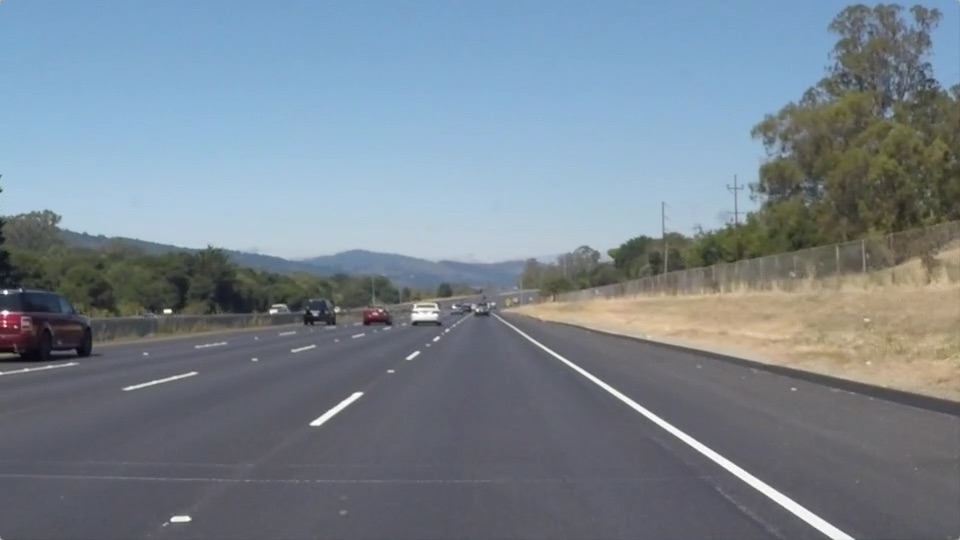
#> input picture CarND-Advanced-Line-Finding/test_images/solidWhiteRight.jpg, 960 x 540 px; its folder holds only this picture in this run
$ python cameraPerspective.py   (older library calls are emulated)
#> lines starting #> are read from the running program, lines starting #| are printed output that depends on the picture
### CarND-Advanced-Line-Finding/calibration.py
import os
import pickle
import cv2
import numpy as np
import scipy.misc

import matplotlib.pyplot as plt
import matplotlib.image as mpimg
from tqdm import tqdm

#find 3D object points in an image and transform them to 2D image points.
# [79 lines left out: functions getChessPoints, calibrateCamera, showCalibrateImage, not called in this run]

def getCalibration():
  with open(CALIBRATION_PATH, "rb") as f:
#> (reads CarND-Advanced-Line-Finding/calibration.p from the repository)
    calibration = pickle.load(f)
  mtx = calibration["mtx"]
  dist = calibration["dist"]
  image_shape = calibration["shape"]
  return (mtx,dist,image_shape)

CALIBRATION_PATH = "./calibration.p"

# [26 lines that do not run on import are left out]

### CarND-Advanced-Line-Finding/cameraPerspective.py
import os
import pickle
import cv2
import numpy as np
import scipy.misc

import matplotlib.pyplot as plt
import matplotlib.image as mpimg
import calibration as cb

#applies a perspective transformation to an image
def transformPerspective(image,M):
  warped = cv2.warpPerspective(image, M, (image.shape[1],image.shape[0]), flags=cv2.INTER_LINEAR)
  return warped

#Calculates a perspective transform from four pairs of the corresponding points in both directions
def calcCameraPerspective(image,src,dst):
  M = cv2.getPerspectiveTransform(src, dst)
  Minv = cv2.getPerspectiveTransform(dst, src)

  return M,Minv

#displays the orginal and the transform image
def showPerspectiveTransformation(image,warped,SRC,DST,path_to_image):
  f, (ax1, ax2) = plt.subplots(1, 2, figsize=(24, 9))
  f.tight_layout()

  cv2.line(image, (SRC[0][0],SRC[0][1]), (SRC[1][0],SRC[1][1]), [255,0,0], 5)
  cv2.line(image, (SRC[2][0],SRC[2][1]), (SRC[3][0],SRC[3][1]), [255,0,0], 5)

  cv2.line(warped, (DST[0][0],DST[0][1]), (DST[1][0],DST[1][1]), [0,255,0], 5)
  cv2.line(warped, (DST[2][0],DST[2][1]), (DST[3][0],DST[3][1]), [0,255,0], 5)

  ax1.imshow(image)
  ax1.set_title('Test Image to gain Perspective', fontsize=50)

  ax2.set_title('Transformed Image', fontsize=50)
  ax2.imshow(warped)

  plt.subplots_adjust(left=0., right=1, top=0.9, bottom=0.)
  plt.show()
  f.savefig(path_to_image)

def getPerspective():
  with open(PERSPECTIVE_PATH, "rb") as f:
    perspective = pickle.load(f)

  M = perspective["M"]
  Minv = perspective["Minv"]
  image_shape = perspective["shape"]
  return (M,Minv,image_shape)


OFFSET = 150
SRC = np.float32([[ 235,692],[ 584,448],[ 702,448],[ 1080,692]])
DST = np.float32([[ 235+OFFSET,720],[ 235+OFFSET,0],[ 1080-OFFSET,0],[ 1080-OFFSET,720]])

INPUT_DIR = "test_images"
OUTPUT_DIR = "output_images"
IMAGE_NAME = "solidWhiteRight"
CALIBRATION_PATH = "./calibration.p"
PERSPECTIVE_PATH = "./perspective.p"

if __name__ == '__main__':
  #load calibration
  (mtx,dist,image_shape) = cb.getCalibration()

  #load test image
  path_to_image = os.path.join(INPUT_DIR,"{0}.jpg".format(IMAGE_NAME))
  image = mpimg.imread(path_to_image)
#> image is the input picture: shape (540, 960, 3); mean R, G, B 120.3, 132.6, 143.7

  #resize test image
  image = cv2.resize(image,(image_shape[1],image_shape[0]), interpolation = cv2.INTER_CUBIC)
#> image: shape (720, 1280, 3)
  path_to_image = os.path.join(OUTPUT_DIR,"{0}_{1}_{2}.jpg".format(IMAGE_NAME,image_shape[1],image_shape[0]))
  scipy.misc.imsave(path_to_image, image)

  #undistort
  image = cv2.undistort(image, mtx, dist, None, mtx)
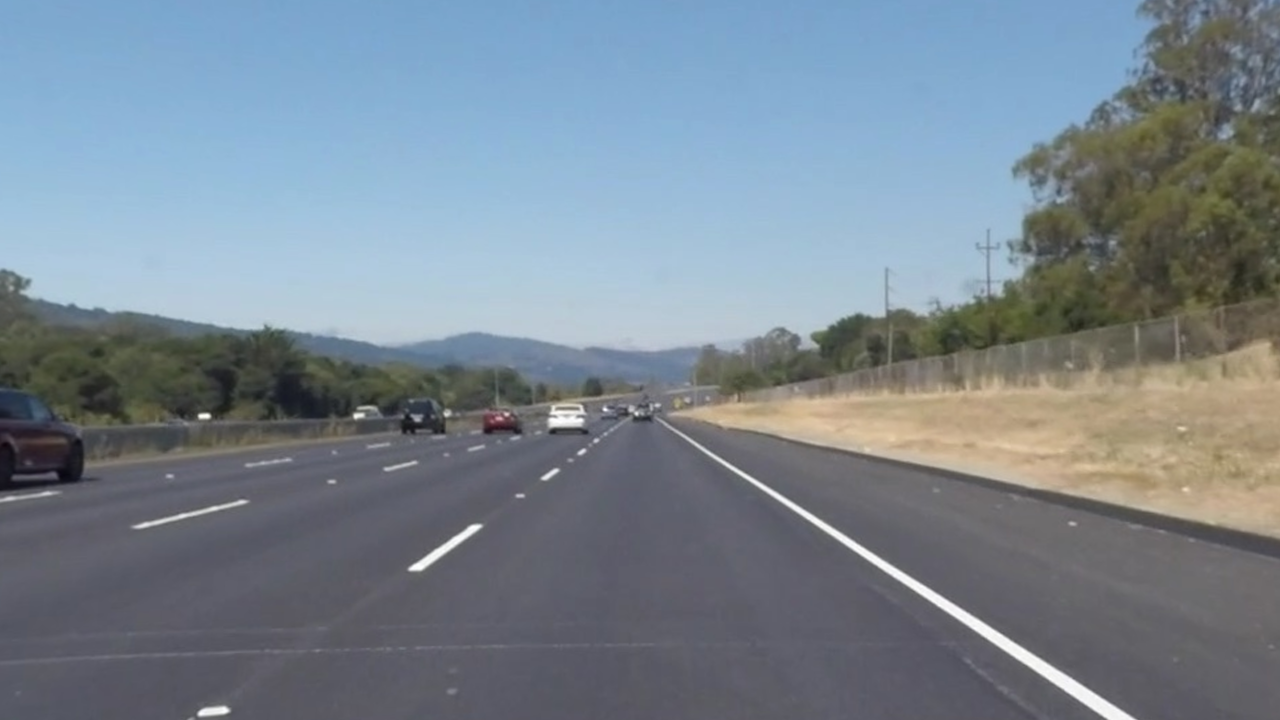
#> image: shape (720, 1280, 3); mean R, G, B 121.1, 133.3, 144
  path_to_image = os.path.join(OUTPUT_DIR,"{0}_{1}_{2}_undist.jpg".format(IMAGE_NAME,image_shape[1],image_shape[0]))
  scipy.misc.imsave(path_to_image, image)

  #calculate cameraPerpective
  M,Minv = calcCameraPerspective(image,SRC,DST)
#> M = [[-0.448, -1.58, 933.6], [-1.47e-15, -2.05, 918], [-2.27e-18, -0.00245, 1]]; Minv = [[0.217, -0.766, 500.6], [0, -0.488, 448], [0, -0.00119, 1]]
  print(M)
#| [[-4.47888880e-01 -1.58334007e+00  9.33568426e+02]
#|  [-1.47371827e-15 -2.04914720e+00  9.18017945e+02]
#|  [-2.27074716e-18 -2.44860292e-03  1.00000000e+00]]

  perspective = {'M': M,
               'Minv': Minv,
               'shape':image_shape}
#> perspective = {'M': [[-0.448, -1.58, 933.6], [-1.47e-15, -2.05, 918], [-2.27e-18, -0.00245, 1]], 'Minv': [[0.217, -0.766, 500.6], [0, -0.488, 448], [0, -0.00119, 1]], 'shape': (720, 1280)}

  #save the perspective in a pickle file
  with open(PERSPECTIVE_PATH, 'wb') as f:
    pickle.dump(perspective, file=f)

  #applies the perspective transformation to an image
  warped = transformPerspective(image,M)
#> in transformPerspective, `warped = cv2.warpPerspective(image, M, (image.shape[1],image.shape[0])..`:
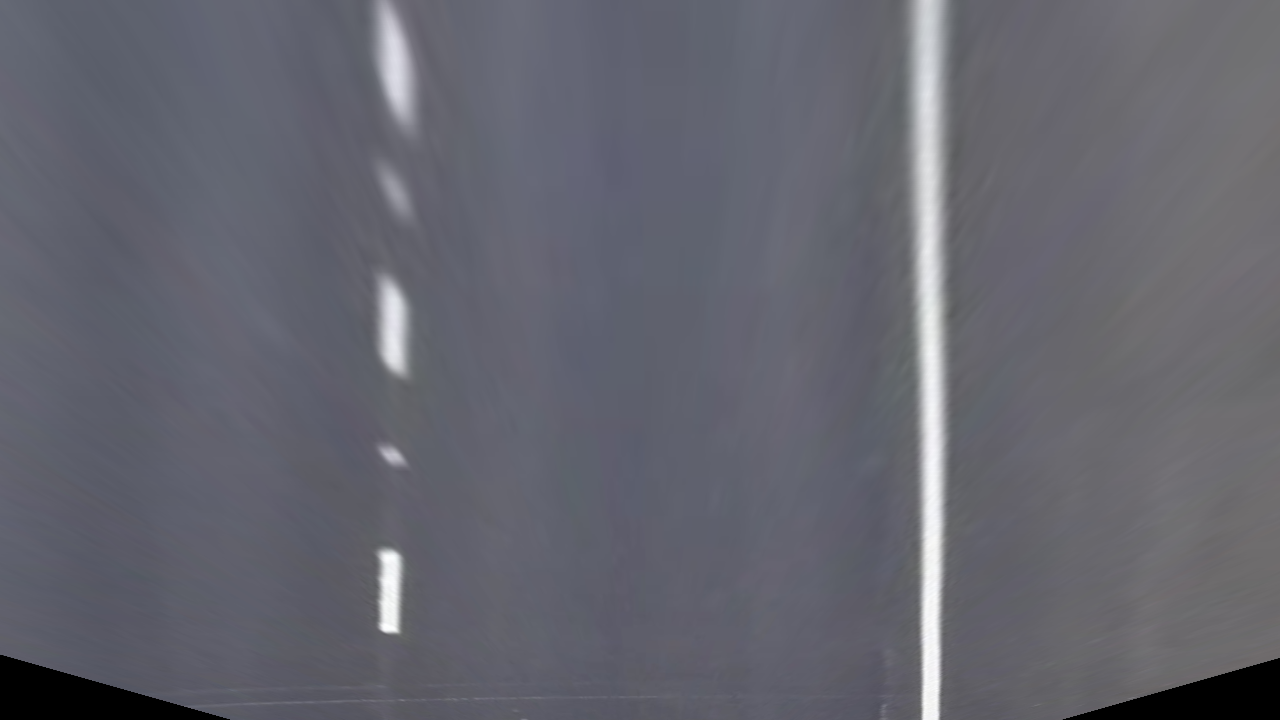
#> warped: shape (720, 1280, 3); mean R, G, B 100.3, 101, 110.6
  path_to_image = os.path.join(OUTPUT_DIR,"{0}_{1}_{2}_warped.jpg".format(IMAGE_NAME,image_shape[1],image_shape[0]))
  scipy.misc.imsave(path_to_image, warped)

  #display the orginal and the transformed image
  path_to_image = os.path.join(OUTPUT_DIR,"{0}_{1}_{2}_check.jpg".format(IMAGE_NAME,image_shape[1],image_shape[0]))
  debug = showPerspectiveTransformation(image,warped,SRC,DST,path_to_image)
#> in showPerspectiveTransformation, `cv2.line(image, (SRC[2][0],SRC[2][1]), (SRC[3][0],SRC[3][1]), [255,0,0..`:
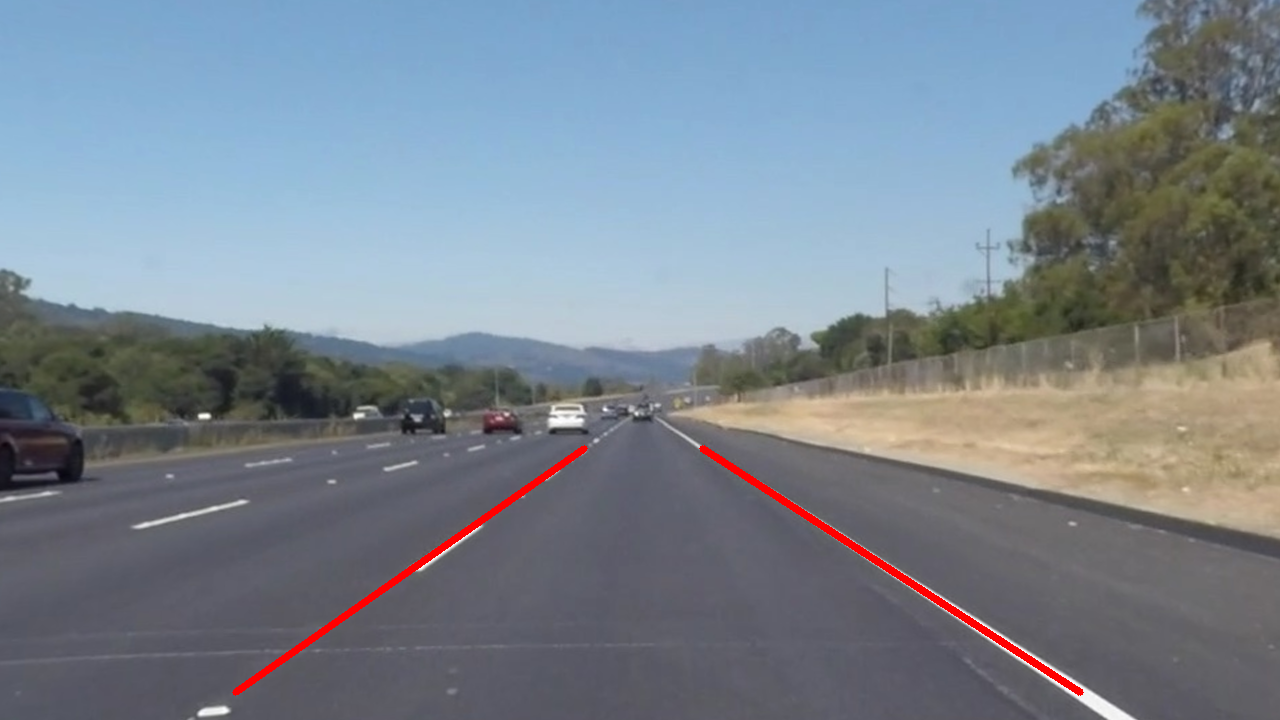
#> image: shape (720, 1280, 3); mean R, G, B 121.7, 132.1, 142.7
#> in showPerspectiveTransformation, `cv2.line(warped, (DST[2][0],DST[2][1]), (DST[3][0],DST[3][1]), [0,255,..`:
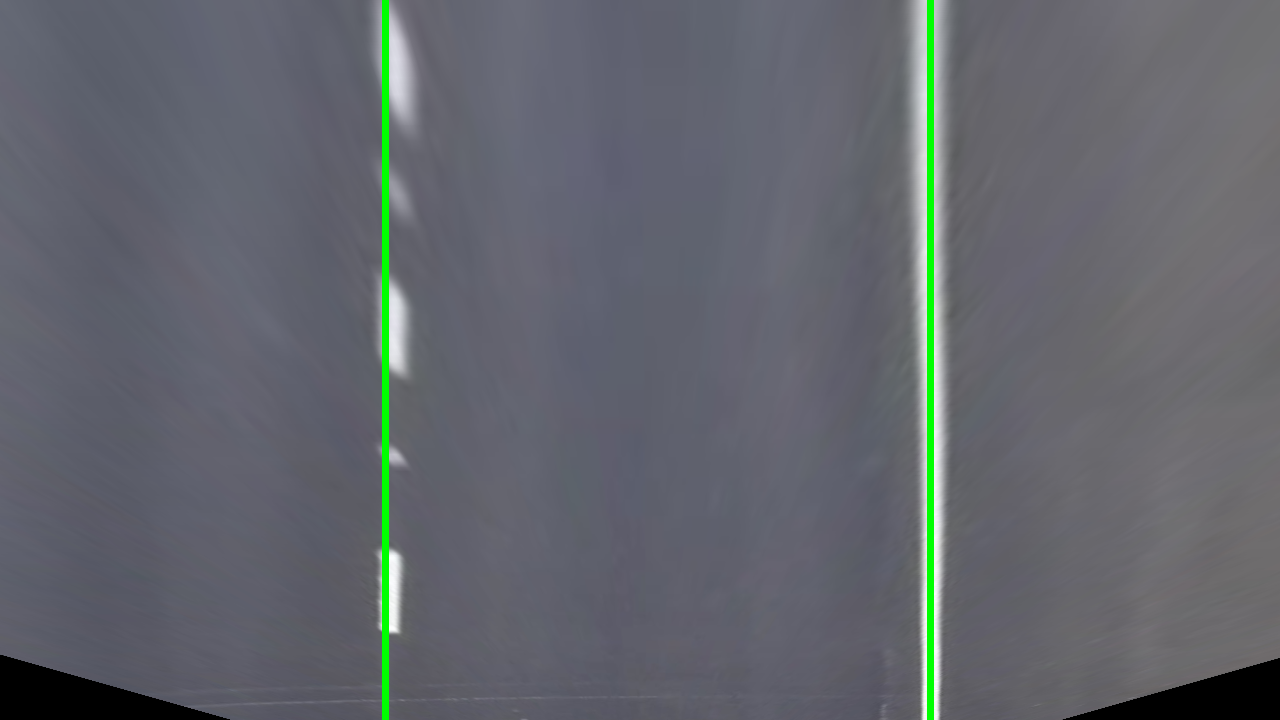
#> warped: shape (720, 1280, 3); mean R, G, B 98.3, 101.8, 108.5
